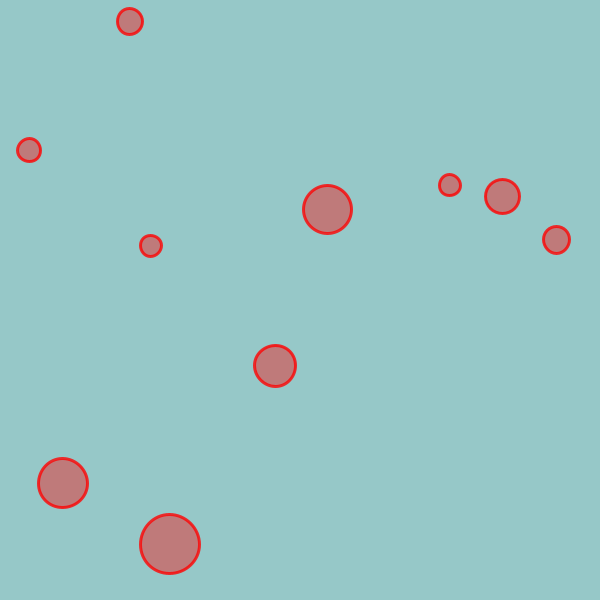
Frame 1 (no input)
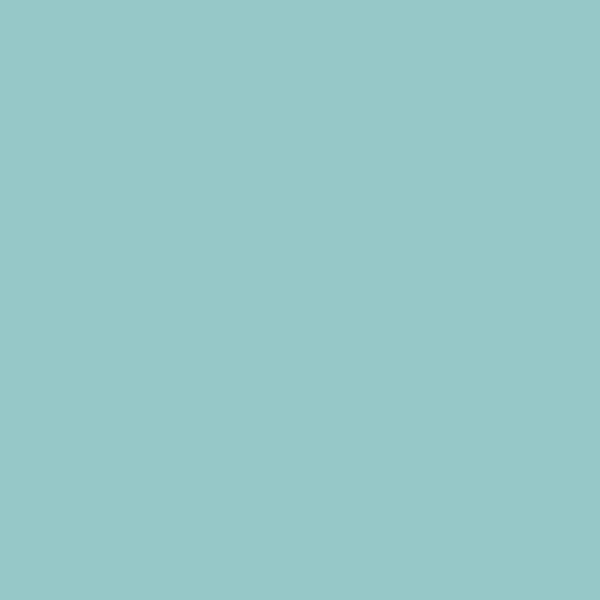
Frame 60 (the mouse pressed at the canvas centre just before this capture)
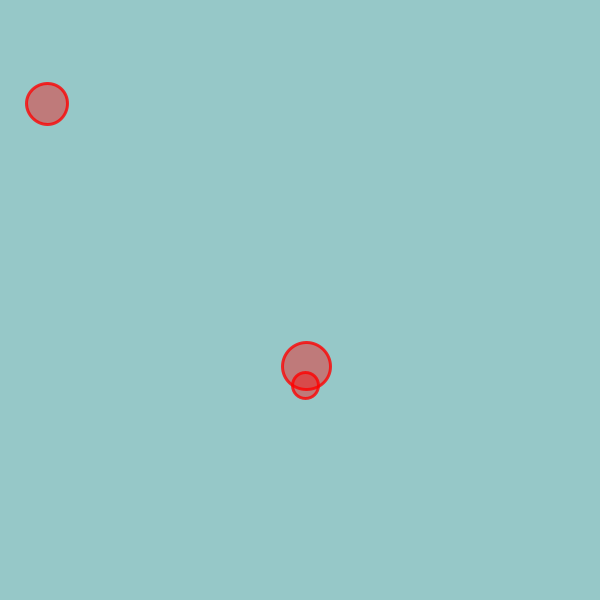
Frame 120 (the mouse held since frame 60 and released just before this capture)

The Processing sketch that drew these frames (run headless with seeded random() and noise(); from frame 60 on, the mouse is pressed at the canvas centre):

// Processing sketch: processing_174116
// ── processing_174116.pde

int numCirc = 10;
float[] rad, xCenter, yCenter, xVel, yVel, xAccel, yAccel;
float friction;

void setup(){
  size(600 , 600);
  smooth();
  friction = 0.02;
  rad = new float[numCirc];
  xCenter = new float[numCirc];
  yCenter = new float[numCirc];
  xVel = new float[numCirc];
  yVel = new float[numCirc];
  xAccel = new float[numCirc];
  yAccel = new float[numCirc];
  for(int i = 0; i< numCirc; i++){
    rad[i] = random(10, 40);
    xCenter[i] = random(rad[i], width - rad[i]);
    yCenter[i] = random(rad[i], height - rad[i]);
    xVel[i] = 0;
    yVel[i] = 0;
    xAccel[i] = 0;
    yAccel[i] = 0;
  }
}

void draw(){
  background(150, 200, 200);
  
  for(int i = 0; i < numCirc; i++){
    displayCirc(i);
    updateCirc(i);
  }
}

void mousePressed(){
  kick();
}

void displayCirc(int i){
  fill(255, 0, 0, 100);
  stroke(255, 0, 0, 200);
  strokeWeight(3);
  ellipse(xCenter[i], yCenter[i], 2 * rad[i], 2 * rad[i]);
}

void updateCirc(int i){
  xCenter[i] += xVel[i];
  yCenter[i] += yVel[i];
  xVel[i] = (1 - friction) * xVel[i] + xAccel[i];
  yVel[i] = (1 - friction) * yVel[i] + yAccel[i];
  xAccel[i] = (mouseX - xCenter[i])/width;
  yAccel[i] = (mouseY - yCenter[i])/height;
}

void kick(){
  for (int i = 0; i < numCirc; i++){
    xVel[i] = random(-50, 50);
    yVel[i]  = random(-50, 50);
  }
}
